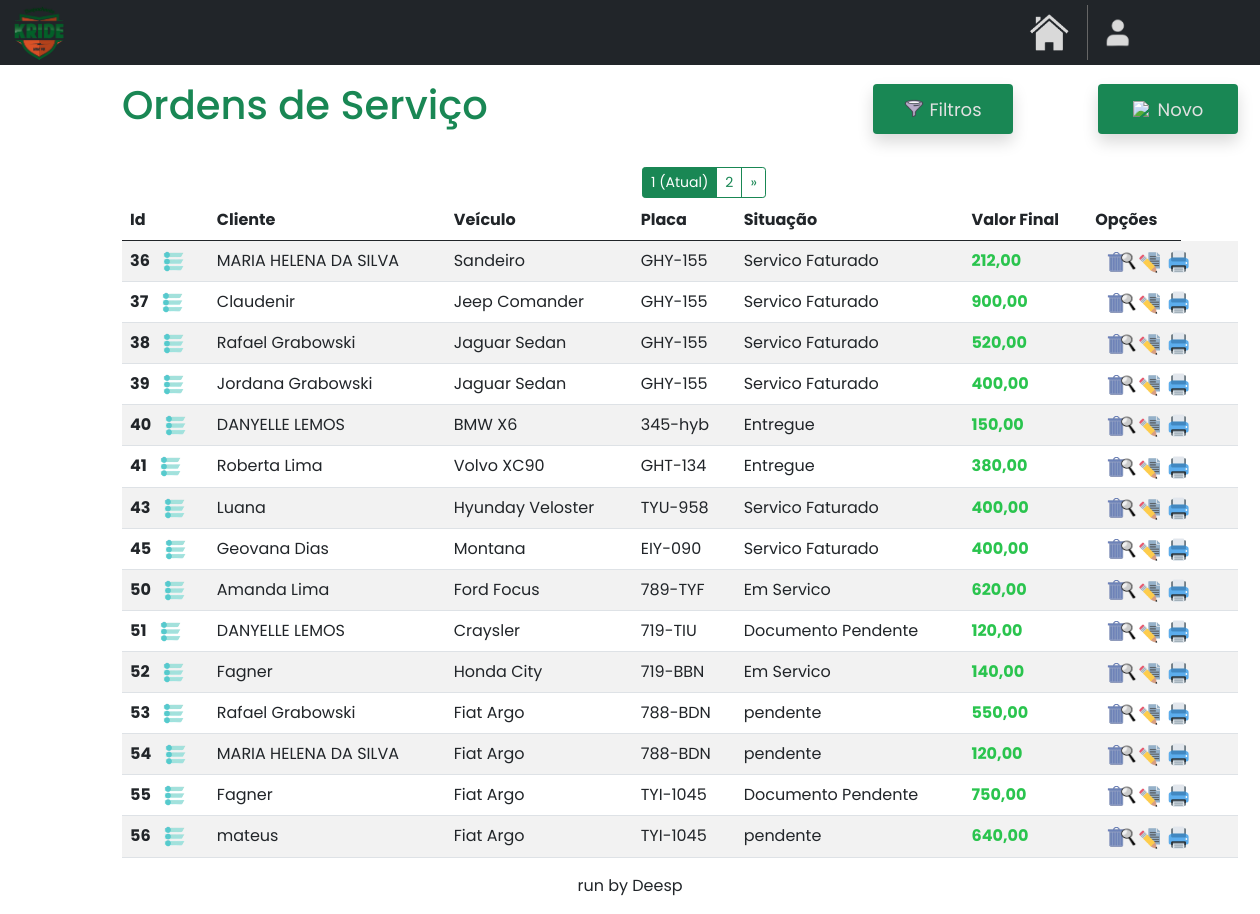
Page /home/ordem_servico on the committed database.
### OS/models.py (models this page shows)
class OrdemServico(models.Model):
    renavam = models.CharField(max_length=50)
    placa = models.CharField(max_length=15)
    cliente_id = models.ForeignKey(Cliente, on_delete=models.CASCADE)
    nome_cliente = models.CharField(max_length=40)
    chassi = models.CharField(max_length=30, default='')
    cor = models.CharField(max_length=20, default='')
    combustivel = models.CharField(max_length=15, default='')
    modelo = models.CharField(max_length=25, default='')
    valor_veiculo = models.CharField(max_length=15, default='')
    ano_modelo = models.CharField(max_length=10, default='')
    pendencias = models.CharField(max_length=30, default='')
    data_entrega = models.DateField(null=True, blank=True)
    data_aq = models.DateField(null=True, blank=True)
    data_servico = models.DateField(default=datetime.date.today)
    desconto = models.CharField(max_length=20, default='')
    valor_f = models.CharField(max_length=20, default='')
    observacoes = models.TextField(blank=True, null=True)
    status = models.CharField(max_length=20, default='')
    cpf_vendedor = models.CharField(max_length=20, default='')
    concessionaria = models.CharField(max_length=30, default='')
    tipo_veiculo = models.CharField(max_length=15, default='')

### OS/views.py (the view)
# urls.py: path('ordem_servico', osviews.ordem_servico, name='ordem_servico'),
def ordem_servico(request):
    return paginacao(request)

### OS/views.py (called while the page is built)
def paginacao(request):
    ordens_servicos = OrdemServico.objects.all().values('id', 'nome_cliente', 'modelo', 'placa', 'status', 'valor_f')
    ordens_servicos_paginados = Paginator(ordens_servicos, 15)
    page_num = request.GET.get('page')
    ordens_servicos = ordens_servicos_paginados.get_page(page_num)
    return render(request, 'os.html', {'ordens_servicos': ordens_servicos})

### OS/templates/os.html (shortened to what this page needs)
{% extends "base.html" %}
{% load static %}
{% block content %}
<!DOCTYPE html>
<html lang="en">
<head>
    <link href="https://cdn.jsdelivr.net/npm/bootstrap@5.0.2/dist/css/bootstrap.min.css" rel="stylesheet">
</head>
<body>
    <div class="container mt-3 custom-container">
        <div class="d-flex justify-content-start align-items-center">
            <h1 class="me-auto text-success">Ordens de Serviço</h1>
            <div class="shadow bg-success rounded" style="width: 140px; height: 50px; margin-left: auto;">
                <a href="#" style="text-decoration: none; display: flex; align-items: center; justify-content: center; width: 100%; height: 100%;" id="btnMostrarFiltro">
                    <img src="{% static 'images/mini-filtro.png' %}" style="width: 20px; margin-right: 5px;">
                    <p class="hover-link" style="font-size: 18px; margin: 0;">Filtros</p>
                </a>
            </div>
            <div class="shadow bg-success rounded" style="width: 140px; height: 50px; margin-left: 85px;">
                <a href="{% url 'newos' %}" style="text-decoration: none; display: flex; align-items: center; justify-content: center; width: 100%; height: 100%;">
                    <img src="{% static 'images/novo.png' %}" style="width: 20px; margin-right: 5px;">
                    <p class="hover-link" style="font-size: 18px; margin: 0;">Novo</p>
                </a>
            </div>
        </div>
        {% if ordens_servicos.has_other_pages %}
            <div class="btn-group" role="group" aria-label="Item pagination" style="margin-left: 520px; margin-top: 30px; margin-bottom: -14px;">
                {% for page_number in ordens_servicos.paginator.page_range %}
                    {% if ordens_servicos.number == page_number %}
                        <button class="btn btn-outline-success btn-sm active">
                            <span>{{ page_number }} <span class="sr-only">(Atual)</span></span>
                        </button>
                    {% else %}
                        <a href="?page={{ page_number }}" class="btn btn-outline-success btn-sm">
                            {{ page_number }}
                        </a>
                    {% endif %}
                {% endfor %}
                {% if ordens_servicos.has_next %}
                    <a href="?page={{ ordens_servicos.next_page_number }}" class="btn btn-outline-success btn-sm">&raquo;</a>
                {% endif %}
            </div>
        {% endif %}
        <table class="table table-striped mt-3">
            <thead>
                <tr>
                    <th scope="col">Id</th>
                    <th scope="col">Cliente</th>
                    <th scope="col">Veículo</th>
                    <th scope="col">Placa</th>
                    <th scope="col">Situação</th>
                    <th scope="col">Valor Final</th>
                    <th scope="col">Opções</th>
                </tr>
            </thead>
            <tbody  id="tbodyOrdens">
                {% for ordem_servico in ordens_servicos %}
                    <tr>
                        <th>
                            {{ordem_servico.id}}
                            <a href="#" class="openOptions">
                                <img src="{% static 'images/status.png' %}" style="width: 23px; height: 21px; margin-left: 9px;" alt="status" title="ALTERAR STATUS">
                            </a>
                        </th>
                        <td>{{ordem_servico.nome_cliente}}</td>
                        <td>{{ordem_servico.modelo}}</td>
                        <td>{{ordem_servico.placa}}</td>
                        <td>{{ordem_servico.status}}</td>
                        <td style="color: #2ac44e; font-weight: bold;">{{ordem_servico.valor_f}}</td>
                        <td>
                            <a href="#" class="delete-button" data-toggle="modal" data-target="#confirmDeleteModal" data-url="{% url 'excluir_os' ordem_servico.id %}" title="EXCLUIR" style="height: 20px; margin-left: 10px;">
                            </a>
                        </td>
                        <td>
                            <a href="{% url 'consultar_os' ordem_servico.id %}"  title="CONSULTAR" style="height: 20px; margin-left: -71px;">
                                <img src="{% static 'images/consultar.png' %}" style="width: 22px; height: 23px;">
                            </a>
                        </td>
                        <td>
                            <a href="{% url 'editar_os' ordem_servico.id %}"  title="EDITAR" style="height: 20px; margin-left: -70px;">
                                <img src="{% static 'images/editaros.png' %}" style="width: 22px; height: 23px;">
                            </a>
                        </td>
                        <td>
                            <a href="{% url 'imprimir_os' ordem_servico.id %}"  title="IMPRIMIR" style="height: 20px; margin-left: -60px;">
                                <img src="{% static 'images/imprimiros.png' %}" style="width: 22px; height: 23px;">
                            </a>
                        </td>
                    </tr>
                {% endfor %}
            </tbody>
        </table>
    </div>
</body>
</html>
{% endblock %}

### OS/templates/os.html (style rules this page uses)
body { font-family: 'Poppins', sans-serif; }
.hover-link { color: rgb(225, 225, 225); transition: color 0.3s ease; }
.custom-container { margin-left: 110px; margin-right: 100px; }

### rows in the picture
OrdemServico: id "36", nome_cliente "MARIA HELENA DA SILVA", modelo "Sandeiro", placa "GHY-155", status "Servico Faturado", valor_f "212,00"
OrdemServico: id "37", nome_cliente "Claudenir", modelo "Jeep Comander", placa "GHY-155", status "Servico Faturado", valor_f "900,00"
OrdemServico: id "38", nome_cliente "Rafael Grabowski", modelo "Jaguar Sedan", placa "GHY-155", status "Servico Faturado", valor_f "520,00"
OrdemServico: id "39", nome_cliente "Jordana Grabowski", modelo "Jaguar Sedan", placa "GHY-155", status "Servico Faturado", valor_f "400,00"
OrdemServico: id "40", nome_cliente "DANYELLE LEMOS", modelo "BMW X6", placa "345-hyb", status "Entregue", valor_f "150,00"
OrdemServico: id "41", nome_cliente "Roberta Lima", modelo "Volvo XC90", placa "GHT-134", status "Entregue", valor_f "380,00"
OrdemServico: id "43", nome_cliente "Luana", modelo "Hyunday Veloster", placa "TYU-958", status "Servico Faturado", valor_f "400,00"
OrdemServico: id "45", nome_cliente "Geovana Dias", modelo "Montana", placa "EIY-090", status "Servico Faturado", valor_f "400,00"
OrdemServico: id "50", nome_cliente "Amanda Lima", modelo "Ford Focus", placa "789-TYF", status "Em Servico", valor_f "620,00"
OrdemServico: id "51", nome_cliente "DANYELLE LEMOS", modelo "Craysler", placa "719-TIU", status "Documento Pendente", valor_f "120,00"
OrdemServico: id "52", nome_cliente "Fagner", modelo "Honda City", placa "719-BBN", status "Em Servico", valor_f "140,00"
OrdemServico: id "53", nome_cliente "Rafael Grabowski", modelo "Fiat Argo", placa "788-BDN", status "pendente", valor_f "550,00"
OrdemServico: id "54", nome_cliente "MARIA HELENA DA SILVA", modelo "Fiat Argo", placa "788-BDN", status "pendente", valor_f "120,00"
OrdemServico: id "55", nome_cliente "Fagner", modelo "Fiat Argo", placa "TYI-1045", status "Documento Pendente", valor_f "750,00"
OrdemServico: id "56", nome_cliente "mateus", modelo "Fiat Argo", placa "TYI-1045", status "pendente", valor_f "640,00"

### other values in the picture
{{ page_number }} "1"
{{ page_number }} "2"
